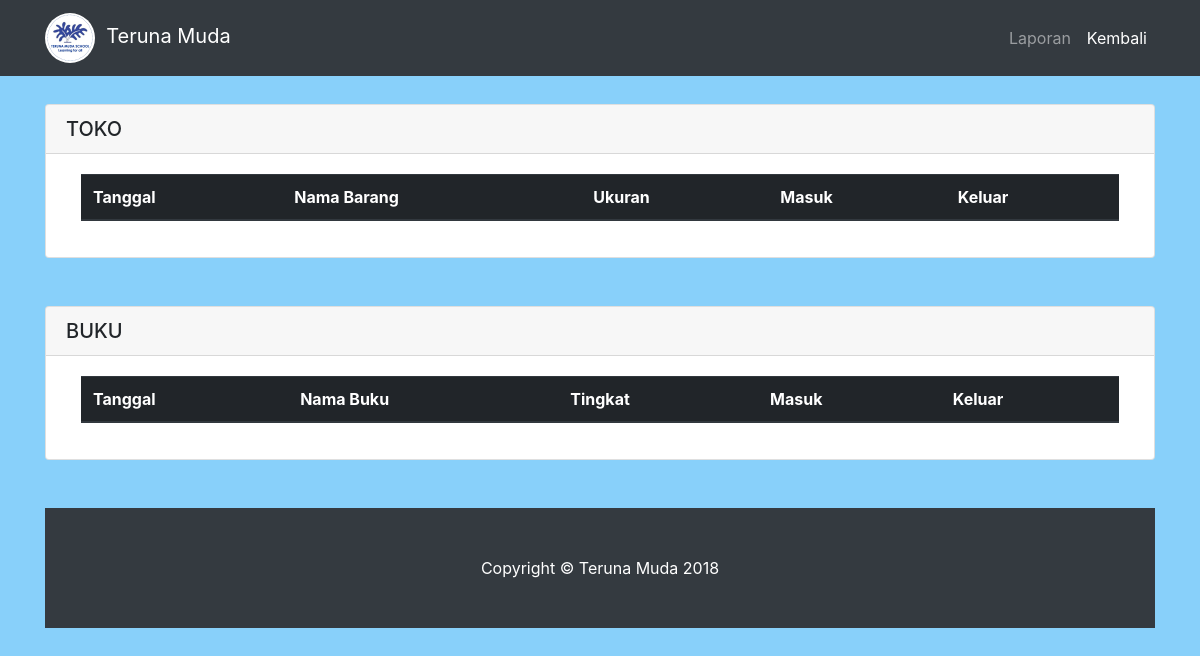
The page /history.php (signed in) on the database as committed earlier.
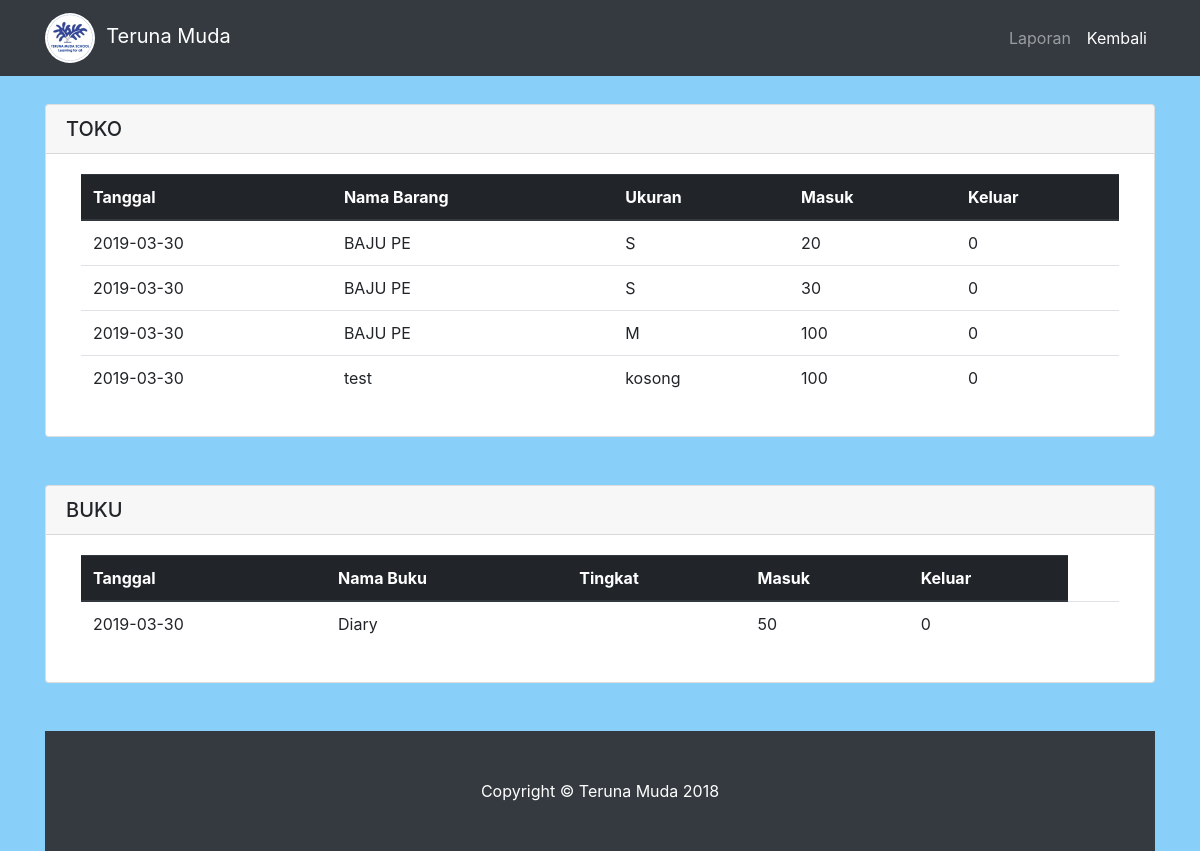
The same page on the database as committed later.
### tables this page shows
CREATE TABLE `riwayat_buku` (
  `id` int(11) NOT NULL,
  `masuk` int(11) DEFAULT NULL,
  `keluar` int(11) DEFAULT NULL,
  `tanggal` date NOT NULL
);

CREATE TABLE `buku` (
  `id` int(11) NOT NULL,
  `nama` text NOT NULL,
  `penerbit` text,
  `kurikulum` text,
  `tingkat` int(11) DEFAULT NULL,
  `jurusan` varchar(3) DEFAULT NULL,
  `jumlah` int(11) NOT NULL
);

### history.php (the view, shortened to what this page needs)
<?php
  $nameserver = "localhost";
  $username = "root";
  $password = "";
  $namedb = "terunamuda";
$koneksi = mysqli_connect($nameserver,$username,$password,$namedb);
$querytoko = mysqli_query($koneksi,"SELECT tanggal,perlengkapan.nama AS namabarang,ukuran,masuk,keluar FROM riwayat_perlengkapan NATURAL JOIN perlengkapan");
$querybuku = mysqli_query($koneksi,"SELECT tanggal,buku.nama AS namabuku,buku.tingkat AS tingkatbuku,masuk,keluar FROM riwayat_buku NATURAL JOIN buku");
?>
<!DOCTYPE html>
<html lang="en">
  <head>
    <link href="vendor/bootstrap/css/bootstrap.min.css" rel="stylesheet">
    <link href="css/blog-home.css" rel="stylesheet">
  </head>
  <body style="background-color: rgb(136, 208, 250)">
    <nav class="navbar navbar-expand-lg navbar-dark bg-dark fixed-top">
      <div class="container">
        <a class="navbar-brand" href="index.php"><img src="img/teruna.jpg" width="50" class="rounded-circle">&nbsp; Teruna Muda</a>
        <div class="collapse navbar-collapse" id="navbarResponsive">
          <ul class="navbar-nav ml-auto">
            <li class="nav-item">
              <a class="nav-link" href="laporan.php">Laporan
              </a>
            <li class="nav-item active">
              <a class="nav-link" href="toko.php">Kembali
              </a>
            </li>
          </ul>
        </div>
      </div>
    </nav>
    <div class="container">
      <div class="row">
        <div class="col-md-12">
          <div class="card my-5">
            <h5 class="card-header">TOKO</h5>
            <div class="card-body">
                    <div class="container">
                            <table class="table">
                              <thead class="thead-dark">
                                <tr>
                                  <th>Tanggal</th>
                                  <th>Nama Barang</th>
                                  <th>Ukuran</th>
                                  <th>Masuk</th>
                                  <th>Keluar</th>
                                </tr>
                              </thead>
                              <tbody>
                              <?php if(mysqli_num_rows($querytoko)>0){
                              while($datatoko = mysqli_fetch_array($querytoko)){
                              ?>
                              <tr>
                              <td><?php echo $datatoko["tanggal"];?></td>
                              <td><?php echo $datatoko["namabarang"];?></td>
                              <td><?php echo $datatoko["ukuran"];?></td>
                              <td><?php echo $datatoko["masuk"];?></td>
                              <td><?php echo $datatoko["keluar"];?></td>
                              <?php }?>
                              </tr>
                              <?php }?>
                              </tbody>
                            </table>
                          </div>
            </div>
          </div>
          <div class="card my-5">
            <h5 class="card-header">BUKU</h5>
            <div class="card-body">
                    <div class="container">
                            <table class="table">
                              <thead class="thead-dark">
                                <tr>
                                  <th>Tanggal</th>
                                  <th>Nama Buku</th>
                                  <th>Tingkat</th>
                                  <th>Masuk</th>
                                  <th>Keluar</th>
                                </tr>
                              </thead>
                              <tbody>
                              <?php if(mysqli_num_rows($querybuku)>0){ ?>
                              <?php
                              while($databuku = mysqli_fetch_array($querybuku)){
                              ?>
                              <tr>
                              <td><?php echo $databuku["tanggal"];?></td>
                              <td><?php echo $databuku["namabuku"];?></td>
                              <td><?php echo $databuku["tingkatbuku"];?></td>
                              <td><?php echo $databuku["masuk"];?></td>
                              <td><?php echo $databuku["keluar"];?></td>
                              <?php }?>
                              <td></td>
                              </tr>
                              <?php }?>
                              </tbody>
                            </table>
                          </div>
            </div>
          </div>
        </div>
    </div>
    <footer class="py-5 bg-dark">
      <div class="container">
        <p class="m-0 text-center text-white">Copyright &copy; Teruna Muda 2018</p>
      </div>
    </footer>
  </body>
</html>

Rows that differ between the two databases and show on the page:
added riwayat_buku: tanggal "2019-03-30", buku.nama "Diary", masuk "50", keluar "0"
Other text that changed with them:
new list line: "2019-03-30 BAJU PE S 20 0"
new list line: "2019-03-30 BAJU PE S 30 0"
new list line: "2019-03-30 BAJU PE M 100 0"
new list line: "2019-03-30 test kosong 100 0"
